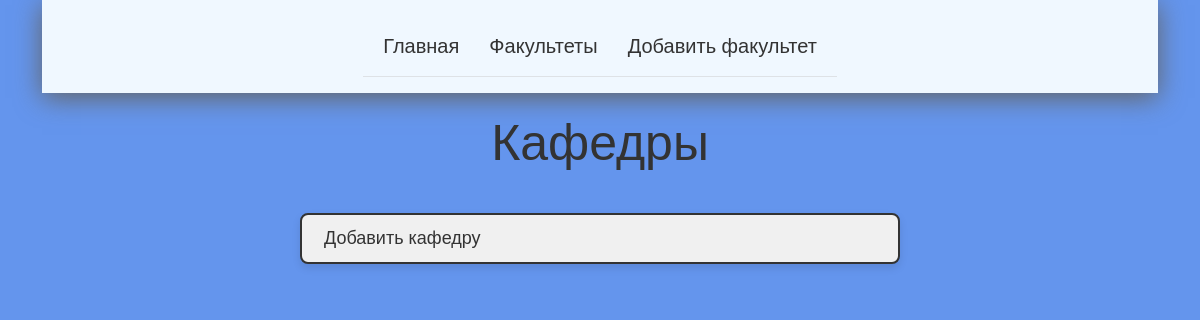
The page /faculties/departments/id=3 on the database as committed earlier.
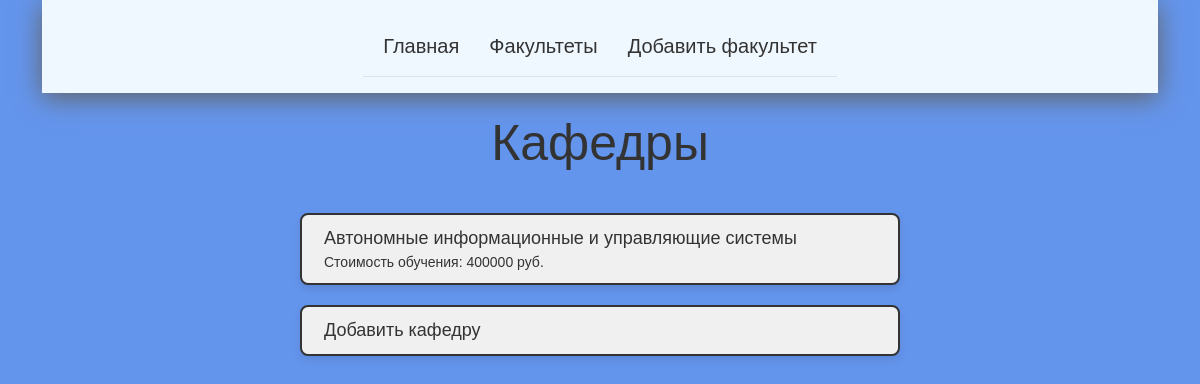
The same page on the database as committed later.
### app.py (models this page shows)
class Department(db.Model):
    id = db.Column(db.Integer, primary_key=True)
    departmentName = db.Column(db.String(100), nullable=False)
    tuitionFee = db.Column(db.Integer, default=0)
    faculty_id = db.Column(db.Integer, db.ForeignKey('faculty.id'))

### app.py (the view)
@app.route("/faculties/departments/id=<int:faculty_id>")
def departments(faculty_id):
    departments = Department.query.filter_by(faculty_id=faculty_id)
    return render_template('departments.html', departments=departments, faculty_id=faculty_id)

### templates/departments.html (shortened to what this page needs)
{% extends 'base.html' %}
{% block contentTitle %}
Кафедры
{% endblock %}
{% block content %}
{% for department in departments %}
<div class="row">
    <div class="rowMainLabel">{{ department.departmentName }}</div>
    <div class="rowSecondaryLabel">Стоимость обучения: {{ department.tuitionFee }} руб.</div>
</div>
{% endfor %}
<div class="row">
    <a href="/faculty_id={{ faculty_id }}/create_department" class="rowMainLabelRef">Добавить кафедру</a>
</div>
{% endblock %}

Rows that differ between the two databases and show on the page:
added Department: departmentName "Автономные информационные и управляющие системы", tuitionFee "400000"
